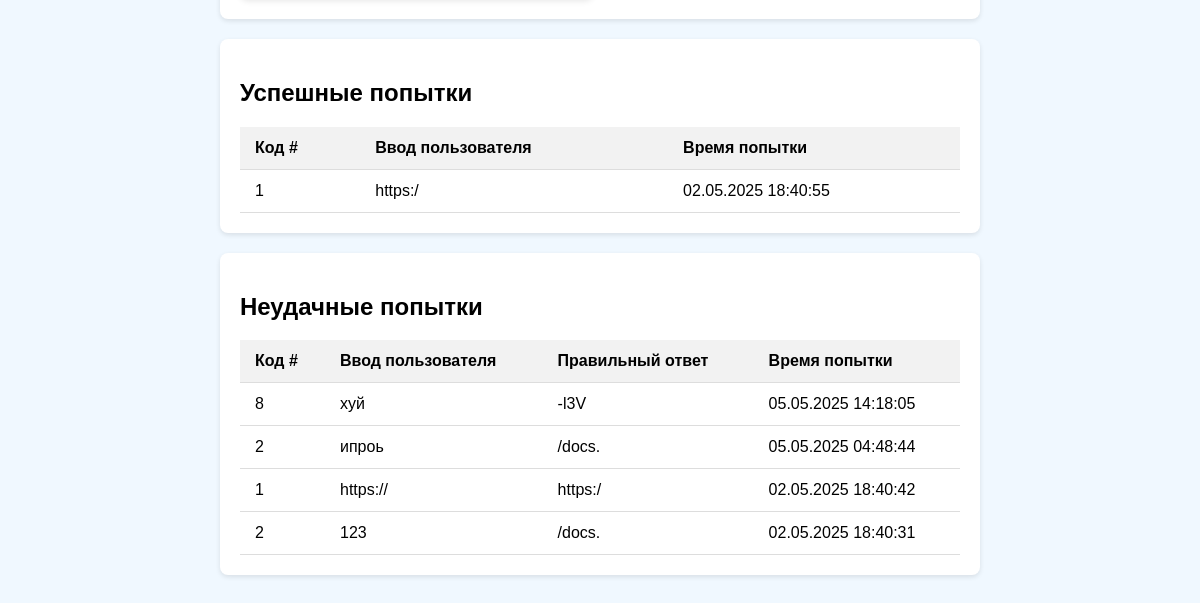
Before: /admin/user/1 (signed in, lower part) with the older database file.
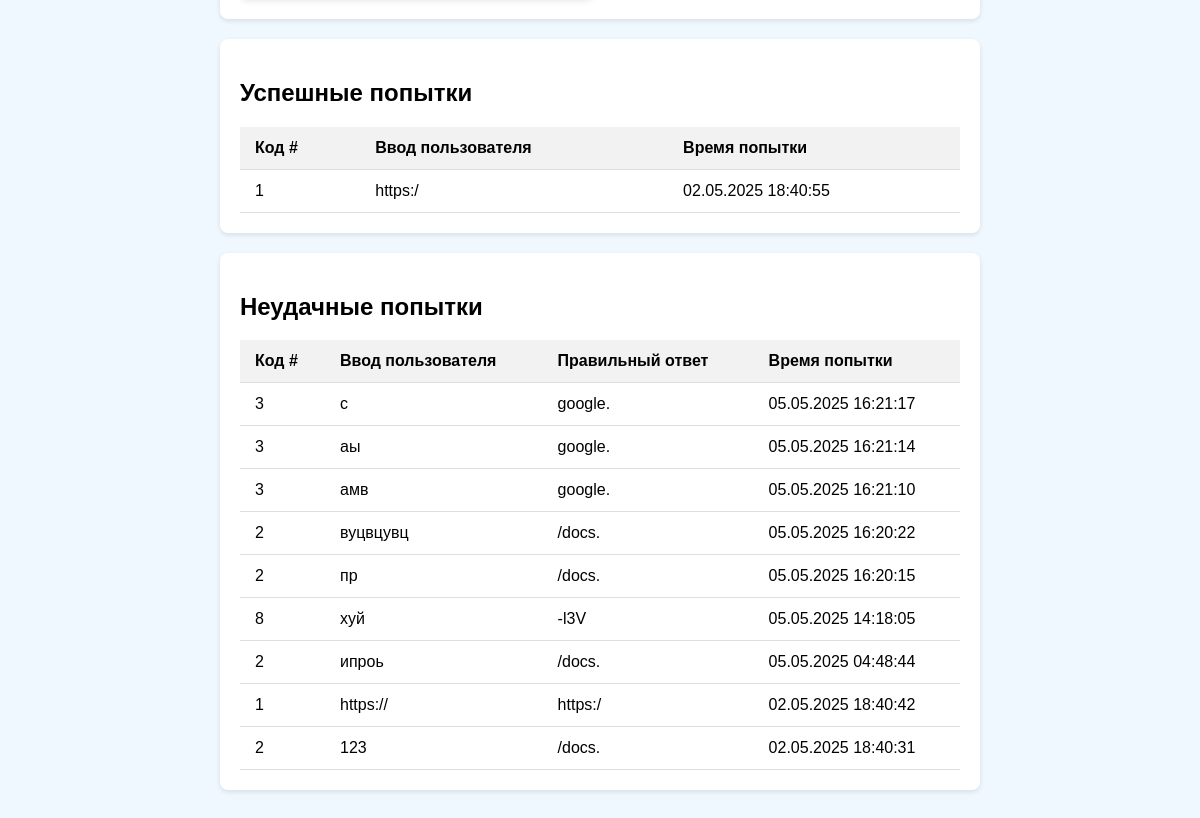
After: the same page with the newer database file.
### models.py (models this page shows)
class CodeAttempt(db.Model):
    id = db.Column(db.Integer, primary_key=True)
    user_id = db.Column(db.Integer, db.ForeignKey('user.id'))
    code_id = db.Column(db.Integer, db.ForeignKey('code_status.id'))
    input_text = db.Column(db.String(200))  # Введённый пользователем текст
    is_correct = db.Column(db.Boolean, default=False)  # Верна ли попытка
    attempt_time = db.Column(db.DateTime)  # Время попытки
    user = db.relationship('User', backref=db.backref('attempts', lazy=True))
    code = db.relationship('CodeStatus', backref=db.backref('attempts', lazy=True))

class CodeStatus(db.Model):
    id = db.Column(db.Integer, primary_key=True)
    number = db.Column(db.Integer, unique=True)
    solved = db.Column(db.Boolean, default=False)

### app.py (the view)
@app.route('/admin/user/<int:user_id>')
@login_required
def user_details(user_id):
    if not current_user.is_admin:
        abort(403)
    user = User.query.get_or_404(user_id)
    progress = UserProgress.query.filter_by(user_id=user_id).all()
    successful_attempts = CodeAttempt.query.filter_by(
        user_id=user_id,
        is_correct=True
    ).order_by(desc(CodeAttempt.attempt_time)).all()
    unsuccessful_attempts = CodeAttempt.query.filter_by(
        user_id=user_id,
        is_correct=False
    ).order_by(desc(CodeAttempt.attempt_time)).all()
    codes = CodeStatus.query.all()
    progress_dict = {p.code_id: p for p in progress}
    return render_template('admin/user_details.html',
                          user=user,
                          codes=codes,
                          progress_dict=progress_dict,
                          successful_attempts=successful_attempts,
                          unsuccessful_attempts=unsuccessful_attempts,
                          CORRECT_ANSWERS=CORRECT_ANSWERS)

### app.py (called while the page is built)
@login_manager.user_loader
def load_user(user_id):
    return User.query.get(int(user_id))

### templates/admin/user_details.html (shortened to what this page needs)
{% extends "base.html" %}
{% block content %}
<div class="container admin-dashboard">
    <div class="admin-section">
    </div>
    <div class="admin-section">
        <h2>Успешные попытки</h2>
        {% if successful_attempts %}
        <table class="admin-table">
            <thead>
                <tr>
                    <th>Код #</th>
                    <th>Ввод пользователя</th>
                    <th>Время попытки</th>
                </tr>
            </thead>
            <tbody>
                {% for attempt in successful_attempts %}
                <tr>
                    <td>{{ attempt.code.number }}</td>
                    <td>{{ attempt.input_text }}</td>
                    <td>{{ attempt.attempt_time.strftime('%d.%m.%Y %H:%M:%S') }}</td>
                </tr>
                {% endfor %}
            </tbody>
        </table>
        {% else %}
        <p class="no-data">Нет успешных попыток</p>
        {% endif %}
    </div>
    <div class="admin-section">
        <h2>Неудачные попытки</h2>
        {% if unsuccessful_attempts %}
        <table class="admin-table">
            <thead>
                <tr>
                    <th>Код #</th>
                    <th>Ввод пользователя</th>
                    <th>Правильный ответ</th>
                    <th>Время попытки</th>
                </tr>
            </thead>
            <tbody>
                {% for attempt in unsuccessful_attempts %}
                <tr>
                    <td>{{ attempt.code.number }}</td>
                    <td>{{ attempt.input_text }}</td>
                    <td>{{ CORRECT_ANSWERS[attempt.code.number] }}</td>
                    <td>{{ attempt.attempt_time.strftime('%d.%m.%Y %H:%M:%S') }}</td>
                </tr>
                {% endfor %}
            </tbody>
        </table>
        {% else %}
        <p class="no-data">Нет неудачных попыток</p>
        {% endif %}
    </div>
</div>
{% endblock %}

### templates/base.html (shortened to what this page needs)
<!DOCTYPE html>
<html lang="ru">
<head>
    <link rel="stylesheet" href="{{ url_for('static', filename='css/style.css') }}">
</head>
<body>
    <main>
        {% block content %}{% endblock %}
    </main>
</body>
</html>

### static/css/style.css (style rules this page uses)
body { font-family: Arial, sans-serif; max-width: 800px; margin: 0 auto; padding: 20px; background: #f0f8ff; }
.admin-dashboard { max-width: 1200px; margin: 0 auto; padding: 20px; }
.admin-section { background: #fff; border-radius: 8px; padding: 20px; margin-bottom: 30px; box-shadow: 0 2px 10px rgba(0, 0, 0, 0.1); }
.admin-table { width: 100%; border-collapse: collapse; margin-top: 15px; }
.admin-table th, .admin-table td { padding: 12px 15px; text-align: left; border-bottom: 1px solid #eee; }
.admin-table th { background-color: #f8f9fa; font-weight: 600; }
.admin-section { background-color: white; border-radius: 8px; padding: 20px; margin-bottom: 20px; box-shadow: 0 2px 5px rgba(0, 0, 0, 0.1); }
.admin-table th, .admin-table td { padding: 12px 15px; text-align: left; border-bottom: 1px solid #ddd; }
.admin-table th { background-color: #f2f2f2; font-weight: bold; }

Changed rows visible on the page:
added CodeAttempt: code.number "3", input_text "с", attempt_time "05.05.2025 16:21:17", shown under "Неудачные попытки"
now on this page (row unchanged): CodeStatus: number "google."
added CodeAttempt: code.number "3", input_text "аы", attempt_time "05.05.2025 16:21:14", shown under "Неудачные попытки"
added CodeAttempt: code.number "3", input_text "амв", attempt_time "05.05.2025 16:21:10", shown under "Неудачные попытки"
added CodeAttempt: code.number "2", input_text "вуцвцувц", {{ CORRECT_ANSWERS[attempt.code.number] }} "/docs.", attempt_time "05.05.2025 16:20:22", shown under "Неудачные попытки"
added CodeAttempt: code.number "2", input_text "пр", {{ CORRECT_ANSWERS[attempt.code.number] }} "/docs.", attempt_time "05.05.2025 16:20:15", shown under "Неудачные попытки"
